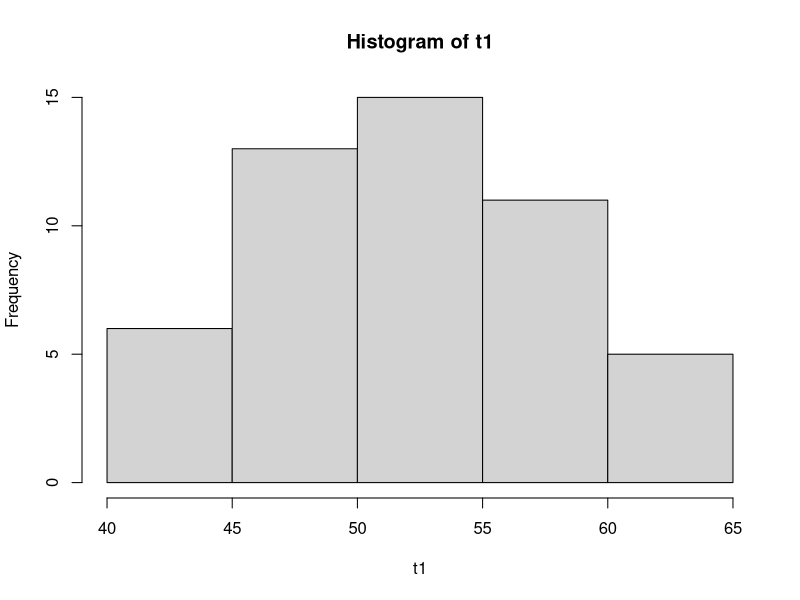
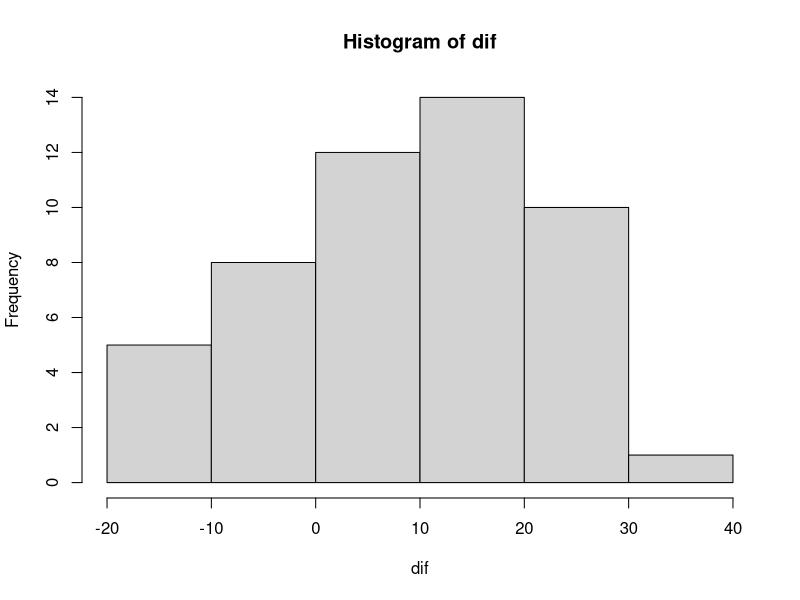
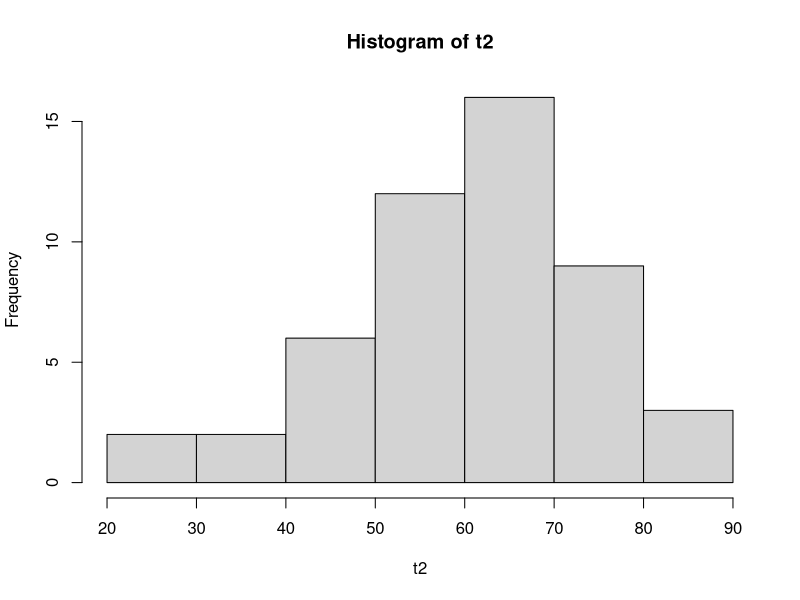
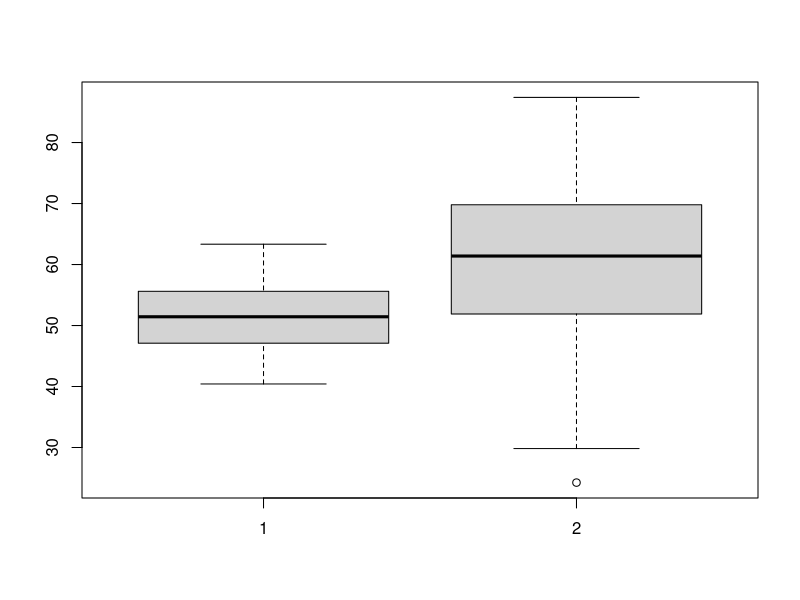
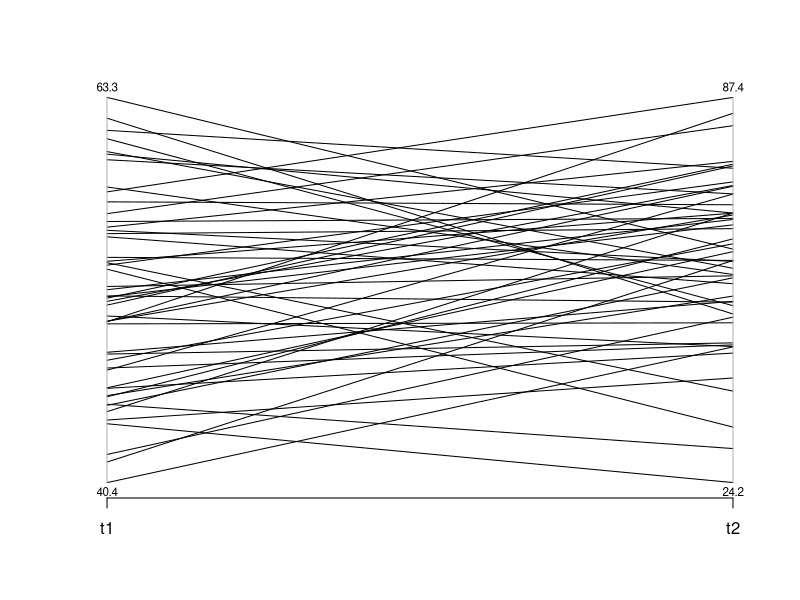

Reproduce these figures in R, in order.
# R Statistics Essential Training
# Ex07_04
# Comparing paired means: Paired t-test - compare one group before & after

# Load data
# Create random data
t1 <- rnorm(50, mean = 52, sd = 6)  # Time 1

# Simulate change over time - before & after
dif <- rnorm(50, mean = 6, sd = 12)  # Difference
# Vector math
t2 <- t1 + dif  # Time 2
t2

# Some quick plots to check data
hist(t1) # basically normal - sampled from random normal distribution
hist(dif)
hist(t2)
boxplot(t1, t2)

# Save variables in dataframe and use "MASS"
# to create parallel coordinate plot
# Get dataset into single data frame
pairs <- data.frame(t1, t2)
pairs
require("MASS")

# Crate parallel coordinate plot
parcoord(pairs, var.label = TRUE) # var.label will label min & max
# Look to see if on average, lines relating t1 & t2 are going up, down or stay flat

# Paired t-test (with defaults)
t.test(t2, t1, paired = TRUE) # strongly significant 
# Since there was a change in scores (huge diff. btw means) when we first 
# generated sample, we expect this.

# Paired t-test with options
# Check if significantly greater than 6 (mean we sampled from)
t.test(t2, t1, 
       paired = TRUE,
       mu = 6,  # Specify non-0 null value - mu = population mean
       alternative = "greater",  # One-tailed test
       conf.level = 0.99)  # 99% CI (vs. 95%)
# Not statistically significant

# Clean up
detach("package:MASS", unload=TRUE)
rm(list = ls())
dev.off()
